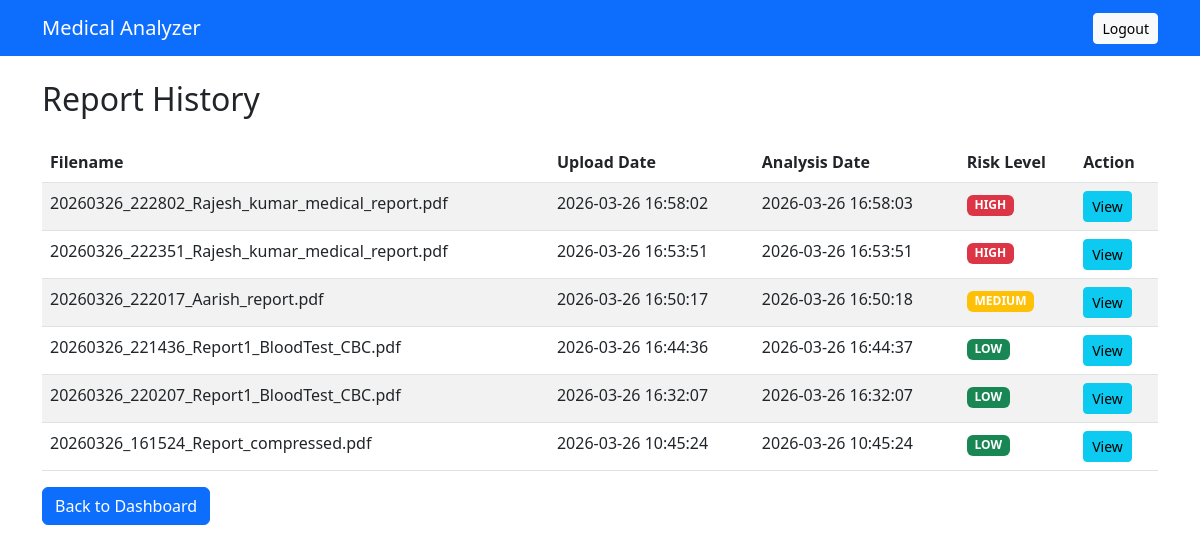
The app's page /history (signed in) with its own data.
### tables this page shows
CREATE TABLE analysis_results (
        id INTEGER PRIMARY KEY AUTOINCREMENT, report_id INTEGER NOT NULL,
        extracted_text TEXT, medical_values TEXT, abnormal_findings TEXT,
        risk_level TEXT, suggestions TEXT,
        analysis_date TIMESTAMP DEFAULT CURRENT_TIMESTAMP,
        FOREIGN KEY (report_id) REFERENCES reports (id));

CREATE TABLE reports (
        id INTEGER PRIMARY KEY AUTOINCREMENT, user_id INTEGER NOT NULL,
        filename TEXT NOT NULL, filepath TEXT NOT NULL, file_type TEXT NOT NULL,
        upload_date TIMESTAMP DEFAULT CURRENT_TIMESTAMP, analyzed BOOLEAN DEFAULT 0,
        FOREIGN KEY (user_id) REFERENCES users (id));

### app.py (the view)
@app.route('/history')
@login_required
def history():
    conn = get_db_connection()
    reports = conn.execute('''SELECT r.*, a.risk_level, a.analysis_date FROM reports r
                             LEFT JOIN analysis_results a ON r.id = a.report_id
                             WHERE r.user_id = ? ORDER BY r.upload_date DESC''',
                          (session['user_id'],)).fetchall()
    conn.close()
    return render_template('history.html', reports=reports)

### app.py (called while the page is built)
def get_db_connection():
    conn = sqlite3.connect(DATABASE)
    conn.row_factory = sqlite3.Row
    return conn

def login_required(f):
    @wraps(f)
    def decorated_function(*args, **kwargs):
        if 'user_id' not in session:
            flash('Please login', 'warning')
            return redirect(url_for('login'))
        return f(*args, **kwargs)
    return decorated_function

### templates/history.html (shortened to what this page needs)
<!DOCTYPE html>
<html>
<head>
    <link href="https://cdn.jsdelivr.net/npm/bootstrap@5.3.0/dist/css/bootstrap.min.css" rel="stylesheet">
</head>
<body>
    <nav class="navbar navbar-dark bg-primary">
        <div class="container">
            <a class="navbar-brand" href="{{ url_for('dashboard') }}">Medical Analyzer</a>
            <a href="{{ url_for('logout') }}" class="btn btn-light btn-sm">Logout</a>
        </div>
    </nav>
    <div class="container mt-4">
        <h2>Report History</h2>
        <table class="table table-striped mt-4">
            <thead>
                <tr>
                    <th>Filename</th>
                    <th>Upload Date</th>
                    <th>Analysis Date</th>
                    <th>Risk Level</th>
                    <th>Action</th>
                </tr>
            </thead>
            <tbody>
                {% for report in reports %}
                <tr>
                    <td>{{ report.filename }}</td>
                    <td>{{ report.upload_date }}</td>
                    <td>{{ report.analysis_date or 'N/A' }}</td>
                    <td>
                        {% if report.risk_level %}
                            <span class="badge bg-{{ 'danger' if report.risk_level == 'HIGH' else 'warning' if report.risk_level == 'MEDIUM' else 'success' }}">
                                {{ report.risk_level }}
                            </span>
                        {% else %}
                            <span class="badge bg-secondary">Not Analyzed</span>
                        {% endif %}
                    </td>
                    <td>
                        <a href="{{ url_for('view_analysis', report_id=report.id) }}" class="btn btn-sm btn-info">View</a>
                    </td>
                </tr>
                {% endfor %}
            </tbody>
        </table>
        <a href="{{ url_for('dashboard') }}" class="btn btn-primary">Back to Dashboard</a>
    </div>
</body>
</html>

### records on screen
analysis_results: filename "20260326_222802_Rajesh_kumar_medical_report.pdf", upload_date "2026-03-26 16:58:02", analysis_date "2026-03-26 16:58:03", risk_level "HIGH"
analysis_results: filename "20260326_222351_Rajesh_kumar_medical_report.pdf", upload_date "2026-03-26 16:53:51", analysis_date "2026-03-26 16:53:51", risk_level "HIGH"
analysis_results: filename "20260326_222017_Aarish_report.pdf", upload_date "2026-03-26 16:50:17", analysis_date "2026-03-26 16:50:18", risk_level "MEDIUM"
analysis_results: filename "20260326_221436_Report1_BloodTest_CBC.pdf", upload_date "2026-03-26 16:44:36", analysis_date "2026-03-26 16:44:37", risk_level "LOW"
analysis_results: filename "20260326_220207_Report1_BloodTest_CBC.pdf", upload_date "2026-03-26 16:32:07", analysis_date "2026-03-26 16:32:07", risk_level "LOW"
analysis_results: filename "20260326_161524_Report_compressed.pdf", upload_date "2026-03-26 10:45:24", analysis_date "2026-03-26 10:45:24", risk_level "LOW"
